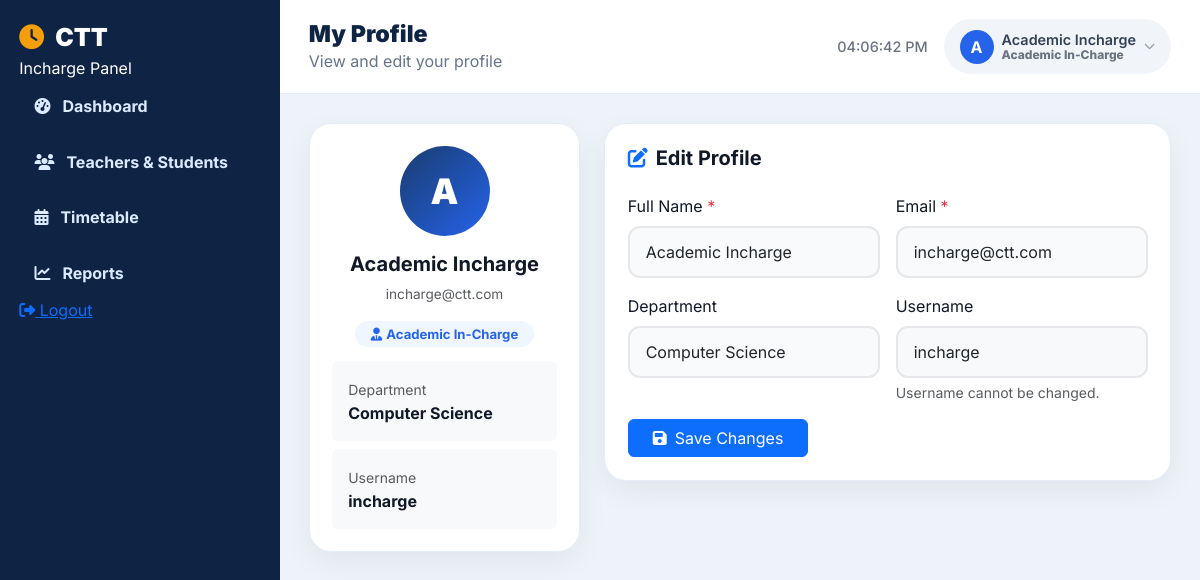
The page /incharge/profile.php (signed in) on the database its author committed.
### tables this page shows
CREATE TABLE `academicsincharge` (
  `InchargeID` int(11) NOT NULL AUTO_INCREMENT,
  `Name` varchar(100) NOT NULL,
  `Email` varchar(100) NOT NULL,
  `Username` varchar(50) NOT NULL,
  `Password` varchar(255) NOT NULL,
  `Department` varchar(100) DEFAULT NULL,
  `CreatedBy` int(11) DEFAULT NULL,
  `CreatedAt` timestamp NOT NULL DEFAULT current_timestamp(),
  PRIMARY KEY (`InchargeID`),
  UNIQUE KEY `Email` (`Email`),
  UNIQUE KEY `Username` (`Username`),
  KEY `CreatedBy` (`CreatedBy`),
  CONSTRAINT `fk_incharge_admin` FOREIGN KEY (`CreatedBy`) REFERENCES `administrator` (`AdminID`) ON DELETE SET NULL
);

### includes/functions.php (called while the page is built, shortened)
<?php
require_once __DIR__ . '/db.php';
function h($value) {
    return htmlspecialchars((string)$value, ENT_QUOTES, 'UTF-8');
}
function current_user_id() {
    return $_SESSION['user_id'] ?? null;
}
function fetch_all($sql) {
    global $conn;
    $rows = [];
    $res = mysqli_query($conn, $sql);
    if ($res) {
        while ($row = mysqli_fetch_assoc($res)) {
            $rows[] = $row;
        }
    }
    return $rows;
}

### incharge/profile.php (the view, shortened to what this page needs)
<?php
require_once __DIR__ . '/../includes/layout.php';
$uid  = (int)current_user_id();
$user = fetch_all("SELECT * FROM academicsincharge WHERE InchargeID=$uid")[0] ?? [];
?>
<div class="row g-4">
    <div class="col-lg-4">
        <div class="data-card text-center">
            <div style="width:90px;height:90px;border-radius:50%;background:linear-gradient(135deg,#1a3c6e,#2563eb);color:#fff;font-size:2.2rem;font-weight:900;display:flex;align-items:center;justify-content:center;margin:0 auto 1rem;">
                <?= strtoupper(substr($user['Name'] ?? 'U', 0, 1)) ?>
            </div>
            <h5 class="fw-bold"><?= h($user['Name'] ?? '') ?></h5>
            <p class="text-muted" style="font-size:0.85rem;"><?= h($user['Email'] ?? '') ?></p>
            <span style="background:#eff6ff;color:#2563eb;padding:5px 16px;border-radius:50px;font-size:0.82rem;font-weight:700;">
                <i class="fa-solid fa-user-tie me-1"></i>Academic In-Charge
            </span>
            <div class="mt-3 p-3 text-start bg-light rounded">
                <small class="text-muted">Department</small>
                <div class="fw-bold"><?= h($user['Department'] ?? 'Not set') ?></div>
            </div>
            <div class="mt-2 p-3 text-start bg-light rounded">
                <small class="text-muted">Username</small>
                <div class="fw-bold"><?= h($user['Username'] ?? '') ?></div>
            </div>
        </div>
    </div>
    <div class="col-lg-8">
        <div class="data-card">
            <h5 class="fw-bold mb-4"><i class="fa-solid fa-pen-to-square me-2 text-primary"></i>Edit Profile</h5>
            <form method="POST">
                <div class="row g-3">
                    <div class="col-md-6">
                        <label class="form-label fw-500">Full Name <span class="text-danger">*</span></label>
                        <input type="text" name="name" class="form-control" value="<?= h($user['Name'] ?? '') ?>" required>
                    </div>
                    <div class="col-md-6">
                        <label class="form-label fw-500">Email <span class="text-danger">*</span></label>
                        <input type="email" name="email" class="form-control" value="<?= h($user['Email'] ?? '') ?>" required>
                    </div>
                    <div class="col-md-6">
                        <label class="form-label fw-500">Department</label>
                        <input type="text" name="department" class="form-control" value="<?= h($user['Department'] ?? '') ?>">
                    </div>
                    <div class="col-md-6">
                        <label class="form-label fw-500">Username</label>
                        <input type="text" class="form-control bg-light" value="<?= h($user['Username'] ?? '') ?>" disabled>
                        <div class="form-text">Username cannot be changed.</div>
                    </div>
                    <div class="col-12">
                        <button type="submit" class="btn btn-primary px-4">
                            <i class="fa-solid fa-floppy-disk me-2"></i>Save Changes
                        </button>
                    </div>
                </div>
            </form>
        </div>
    </div>
</div>

### assets/css/style.css (style rules this page uses)
:root { --primary:#1a3c6e;--secondary:#2563eb;--accent:#f59e0b;--dark:#0f2444;--muted:#64748b;--soft:#f8faff }
* { font-family:'Inter',sans-serif }
body { background:#f4f7fb;color:#111827 }
.feature-card,.role-card,.panel-card,.data-card { background:white;border:1px solid #e5edf8;border-radius:22px;box-shadow:0 10px 30px rgba(16,24,40,.06) }
.form-control,.form-select { border:2px solid #e5e7eb;border-radius:12px;padding:.75rem 1rem;background:#f9fafb }
.dashboard-body { background:#eef3f9 }
.panel-card,.data-card { padding:1.4rem }

### rows shown on the page
academicsincharge: Name "A", Name "Academic Incharge", Email "incharge@ctt.com", Department "Computer Science", Username "incharge", name "Academic Incharge", email "incharge@ctt.com", department "Computer Science"

### other values the page prints
$role "Incharge"
$link[0] "Dashboard"
$link[0] "Teachers & Students"
$link[0] "Timetable"
$link[0] "Reports"
$title "My Profile"
$subtitle "View and edit your profile"
substr($user_name, 0, 1) "A"
$user_name "Academic Incharge"
$role_label "Academic In-Charge"
